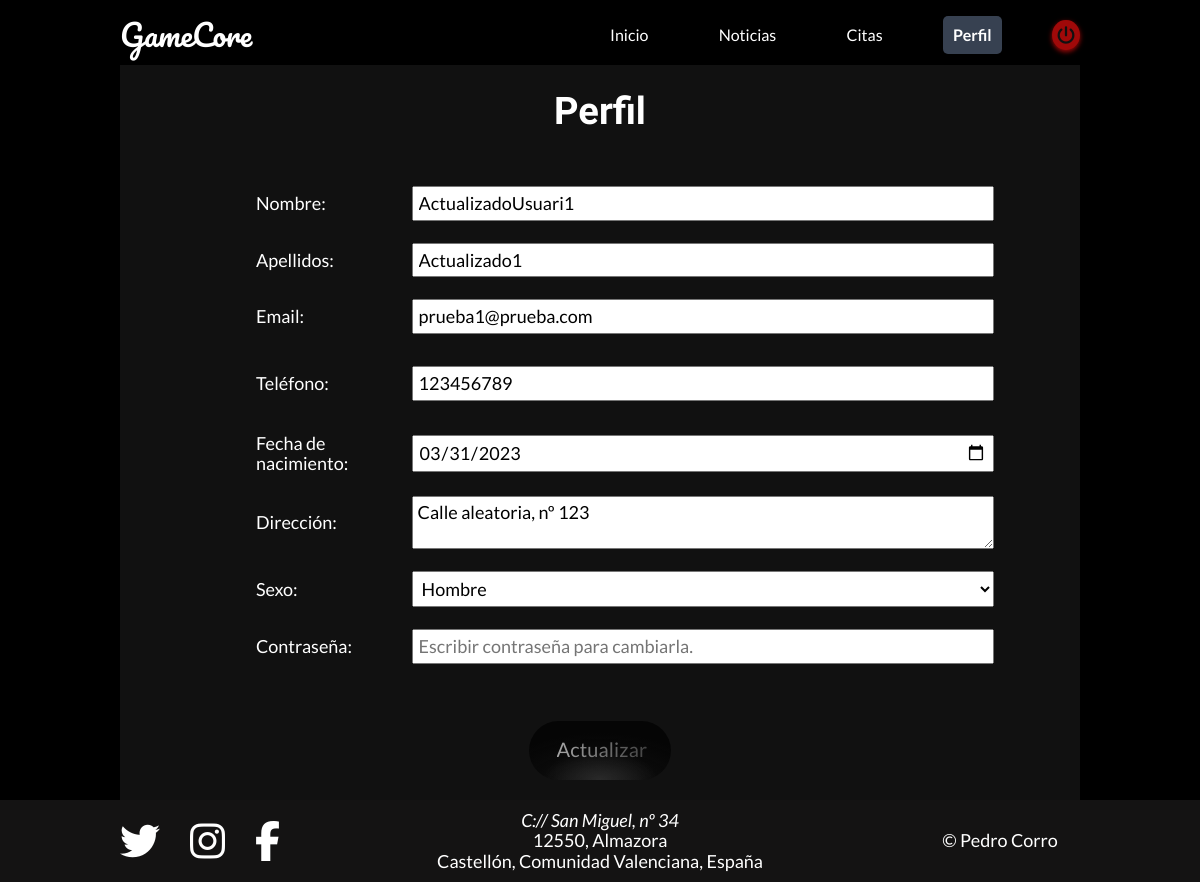
Screenshot of /views/perfil.php (signed in) with the database file from the repository.
### tables this page shows
CREATE TABLE `users_data` (
  `idUser` int(11) NOT NULL,
  `nombre` varchar(50) NOT NULL,
  `apellidos` varchar(100) NOT NULL,
  `email` varchar(100) NOT NULL,
  `telefono` text NOT NULL,
  `fNacimiento` date NOT NULL,
  `direccion` text DEFAULT NULL,
  `sexo` enum('Hombre','Mujer','Otro') DEFAULT NULL
);

### views/perfil.php (the view, shortened to what this page needs)
<!DOCTYPE html>
<html lang="es">
<head>
    <link rel="stylesheet" href="../assets/css/normalize.css">
    <link rel="stylesheet" href="../assets/css/secondary.css">
</head>
<body>
<?php
include '../includes/header.php';
?>
<?php
    include "../includes/abrecnx.php";
    if(isset($_SESSION["user"])){
        $sql = "SELECT idUser FROM users_login WHERE usuario='" . $_SESSION["user"] . "'";
        $rs = $mysqli->query($sql);
        if ($rs->num_rows > 0){
            $fila = mysqli_fetch_assoc($rs);
            $idUser = $fila["idUser"];
            $sql1 = "SELECT * FROM users_data WHERE idUser=" . $idUser;
            $rs1 = $mysqli->query($sql1);
            while($row = $rs1->fetch_assoc()) {
                $datos = array (
                    'nombre' => $row['nombre'],
                    'apellidos' => $row['apellidos'],
                    'email' => $row['email'],
                    'telefono' => $row['telefono'],
                    'fNacimiento' => $row['fNacimiento'],
                    'direccion' => $row['direccion'],
                    'sexo' => $row['sexo']
                );
            }
        } else {
            echo 'Ha habido un error';
        }
    } else {
        echo 'No hay una sesión iniciada';
    }
?>
<section class="contenedor perfil">
  <div class="contenedor-perfil">
    <h1>Perfil</h1>
    <form action="../includes/formulario_perfil.php" method="POST" class="form-perfil">
      <ul>
        <li>
          <div>
            <label for="nombre">Nombre:</label>
            <input type="text" id="nombre" name="perfilnombre" value="<?php echo $datos['nombre'];?>" required>
          </div>
        </li>
        <li>
          <div>
            <label for="apellidos">Apellidos:</label>
            <input type="text" id="apellidos" name="perfilapellidos" value="<?php echo $datos['apellidos']; ?>" >
          </div>
        </li>
        <li>
          <div>
            <label for="email">Email:</label>
            <input type="email" id="email" name="perfilemail" value="<?php echo $datos['email']; ?>" required>
          </div>
        </li>
        <li>
          <div>
            <label for="telefono">Teléfono:</label>
            <input type="tel" id="telefono" name="perfiltelefono" value="<?php echo $datos['telefono']; ?>" required>
          </div>
        </li>
        <li>
          <div>
            <label for="fecha_nacimiento">Fecha de nacimiento:</label>
            <input type="date" id="fecha_nacimiento" name="perfilfecha_nacimiento" value="<?php echo $datos['fNacimiento']; ?>" required>
          </div>
        </li>
        <li>
          <div>
            <label for="direccion">Dirección:</label>
            <textarea id="direccion" name="perfildireccion"><?php echo $datos['direccion']; ?></textarea>
          </div>
        </li>
        <li>
          <div>
            <label for="sexo">Sexo:</label>
            <select id="sexo" name="perfilsexo">
                <option value="Hombre" <?php if ($datos['sexo'] == 'Hombre') { echo 'selected'; } ?>>Hombre</option>
            </select>
          </div>
        </li>
        <li>
          <div>
            <label for="contrasenya">Contraseña:</label>
            <input type="password" id="contrasenya" name="perfilcontrasenya" placeholder="Escribir contraseña para cambiarla.">
          </div>
        </li>
      </ul>
      <div>
        <button type="submit" class="button"> <span class=text>Actualizar</span></button>
      </div>
    </form>
  </div>
</section>
<?php include "../includes/footer.php";?>
</body>
</html>

### assets/css/secondary.css (style rules this page uses)
:root { --main-text-color: white; --bg-color-principal: black; --bg-color-sec: rgb(33, 30, 30); --nav-color: white; --nav-dos: black; --toggle-bg: #fcc474; --toggle-ball: white; --transition: 0.25s; --spark: 1.8s; --radius: 55px; --circumf: calc(3.1416 * var(--radius) * 2); --check-len: 75px; }
html { box-sizing: border-box; font-size: 62.5%; margin: 0; }
*, *:before, *:after { box-sizing: inherit; scroll-behavior: smooth; }
h1 { font-size: 3.8rem; font-family: Marko one, sans-serif; }
.contenedor { width: 80%; max-width: 80%; margin: 0 auto; }
.button { --cut: 0.1em; --active: 0; --bg: radial-gradient( 40% 50% at center 100%, rgb(42,42,42), transparent ), radial-gradient( 80% 100% at center 120%, rgb(17,17,17), transparent ), rgb(5,5,5); background: var(--bg); font-size: 2rem; font-weight: 500; border: 0; cursor: pointer; padding: 0.9em 1.3em; display: flex; align-items: center; gap: 0.25em; white-space: nowrap; border-radius: 100px; position: relative; transition: scale var(--transition), background var(--transition); scale: calc(1 + (var(--active) * 0.1)); }
.button:before { content: ""; position: absolute; inset: -0.25em; z-index: -1; border: 0.25em solid rgba(10,10,10,0.5); border-radius: 100px; opacity: var(--active, 0); transition: opacity var(--transition); }
.text { translate: 2% -6%; letter-spacing: 0.01ch; background: linear-gradient(90deg, hsl(0 0% calc((var(--active) * 100%) + 65%)), hsl(0 0% calc((var(--active) * 100%) + 26%))); -webkit-background-clip: text; color: transparent; transition: background var(--transition); }
body { background-color: rgb(0,0,0); color: var(--main-text-color); font-family: 'Lato', Arial, Helvetica, sans-serif; font-size: 1.8rem; margin: 0; }
h1 { color: white; }
form { display: flex; flex-direction: column; align-items: center; }
label { margin-bottom: 10px; color: white; }
.perfil { background-color: rgb(17, 17, 17); }
.contenedor-perfil { display: flex; flex-direction: column; align-items: center; justify-content: center; }
.contenedor-perfil h1 { align-self: left; justify-self: left; }
.form-perfil { height: 80vh; width: 80%; }
.form-perfil ul { height: 100%; width: 100%; list-style: none; display: flex; flex-direction: column; justify-content: space-around; gap: 5px; }
.form-perfil ul li { display: flex; flex-direction: column; justify-content: center; align-items: center; }
.form-perfil ul li div { width: 100%; display: grid; grid-template-columns: 20% 80%; gap: 10px; align-items: center; }
.form-perfil label { margin: 0; }
.form-perfil input, .form-perfil textarea, .form-perfil select { padding: 5px; display: block; }
.form-perfil button { margin-bottom: 2rem; }

### rows the page displays
users_data: perfilnombre "ActualizadoUsuari1", perfilapellidos "Actualizado1", perfilemail "prueba1@prueba.com", perfiltelefono "123456789", perfilfecha_nacimiento "03/31/2023", perfildireccion "Calle aleatoria, nº 123", perfilsexo "Hombre"
